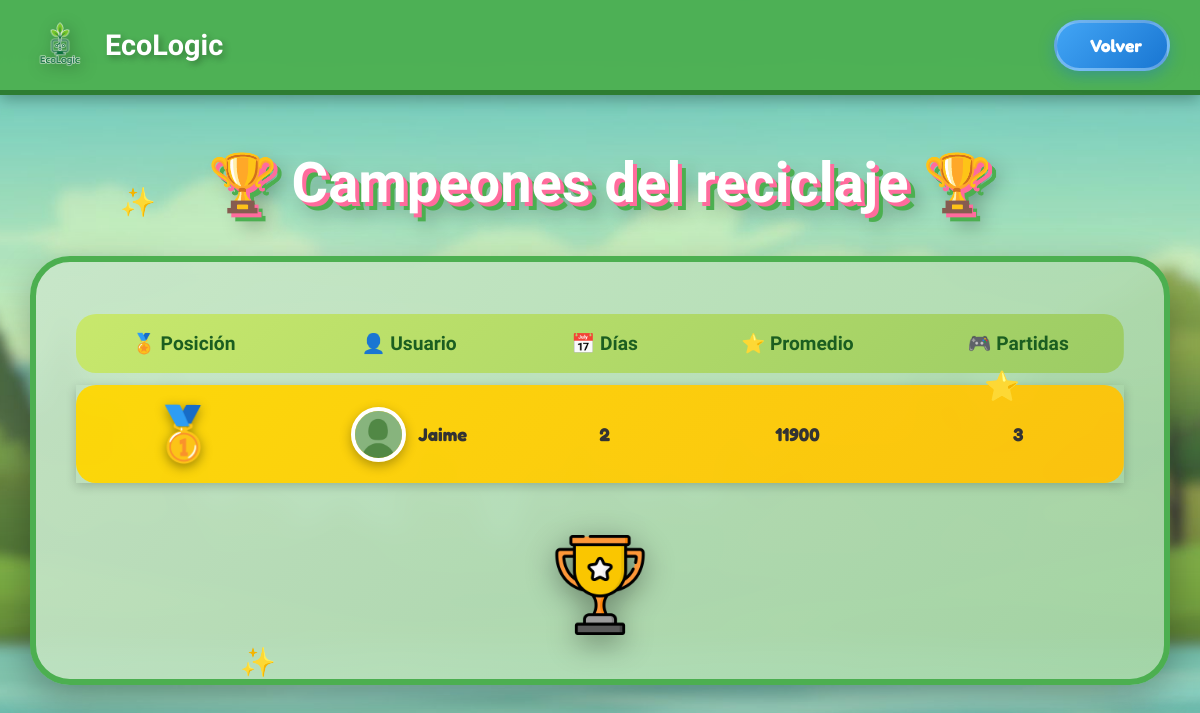
The app's page /recycler/leaderboards/, older data.
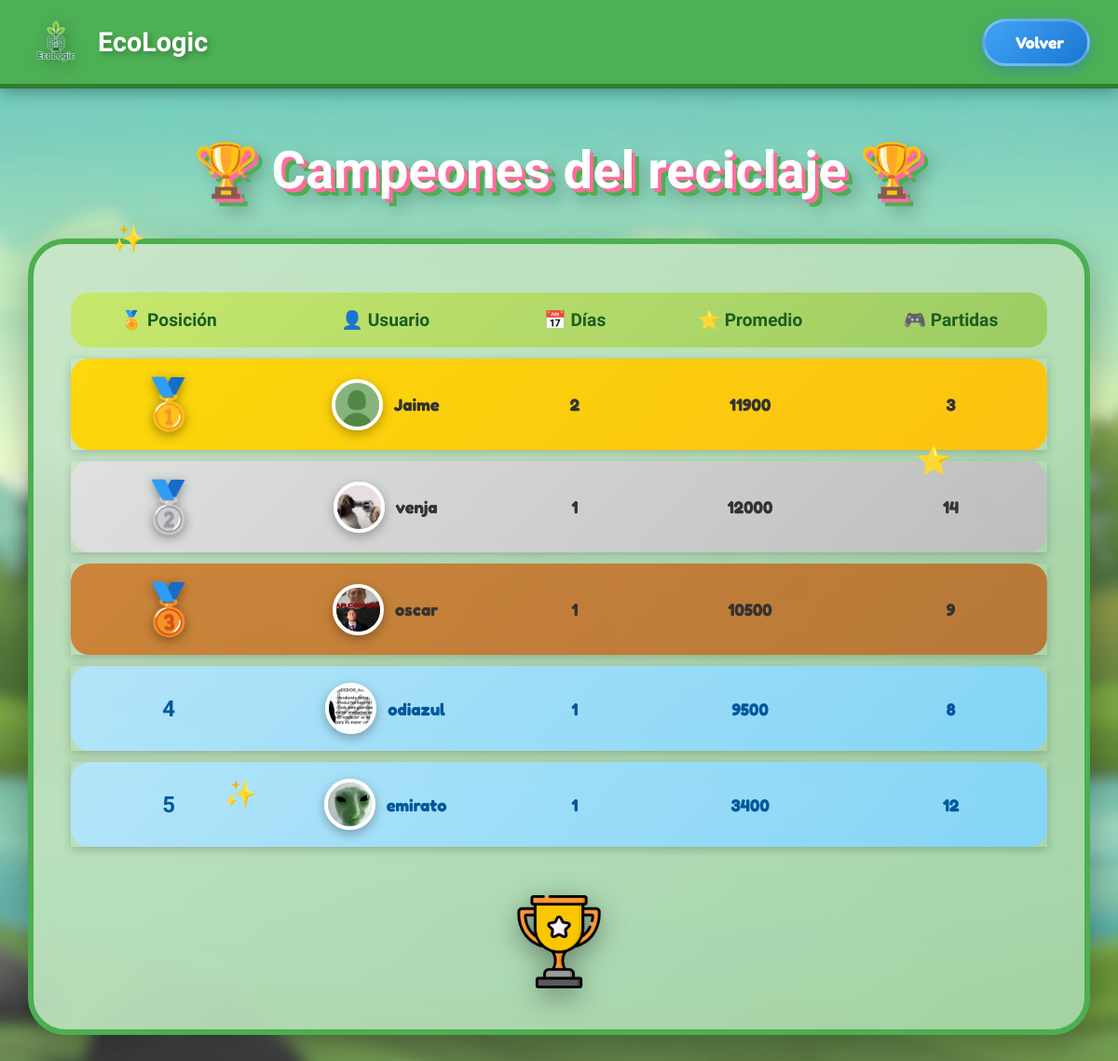
The same page, newer data.
### accounts/models.py (models this page shows, shortened)
class UserStats(models.Model):
    user = models.OneToOneField(User, on_delete=models.CASCADE, related_name='stats')
    total_score = models.IntegerField(default=0)
    games_played = models.IntegerField(default=0)
    consecutive_days = models.IntegerField(default=0)
    avg_score = models.IntegerField(default=0)
    last_play_date = models.DateField(null=True, blank=True)

class Profile(models.Model):
    user = models.OneToOneField(User, on_delete=models.CASCADE)
    image = models.ImageField(upload_to=nombre_imagen_personalizado, null=True, blank=True)
    thumbnail = models.ImageField(upload_to=nombre_imagen_personalizado, null=True, blank=True)

### Recycler/views.py (the view)
# urls.py: path('leaderboards/', views.leaderboard_view, name='leaderboard'),
def leaderboard_view(request):
    jugadores = UserStats.objects.filter(games_played__gte=3).select_related('user__profile').order_by("-consecutive_days", "-avg_score")[:100]
    return render(request, "leaderboard.html", {"jugadores": jugadores})

### Recycler/templates/leaderboard.html (shortened to what this page needs)
{% load static %}
<!DOCTYPE html>
<html lang="es">
<head>
</head>
<body>
    <div class="sparkle sparkle1">✨</div>
    <div class="sparkle sparkle2">⭐</div>
    <div class="sparkle sparkle3">✨</div>
    <div class="header">
        <a href="{% url 'home' %}" class="logo-header">
            <img src="/static/icons/logo_ecologic.png" alt="EcoLogic">
            <h1>EcoLogic</h1>
        </a>
        <a href="{% url 'recycler' %}" class="back-btn">
            <span>Volver</span>
        </a>
    </div>
    <div class="container">
        <div class="main-title">
            <h1>🏆 Campeones del reciclaje 🏆</h1>
        </div>
        <div class="leaderboard-card">
            <table>
                <thead>
                    <tr>
                        <th>🏅 Posición</th>
                        <th>👤 Usuario</th>
                        <th>📅 Días</th>
                        <th>⭐ Promedio</th>
                        <th>🎮 Partidas</th>
                    </tr>
                </thead>
                <tbody>
                    {% for j in jugadores %}
                    <tr>
                        <td class="position">
                            {% if forloop.counter == 1 %}
                                <span class="medal">🥇</span>
                            {% elif forloop.counter == 2 %}
                                <span class="medal">🥈</span>
                            {% elif forloop.counter == 3 %}
                                <span class="medal">🥉</span>
                            {% else %}
                                {{ forloop.counter }}
                            {% endif %}
                        </td>
                        <td>
                            <div class="user-cell">
                                {% if j.user.profile.thumbnail %}
                                    <img src="{{ j.user.profile.thumbnail.url }}" alt="{{ j.user.username }}" class="profile-thumbnail">
                                {% else %}
                                    <img src="/static/icons/default_user.jpeg" alt="{{ j.user.username }}" class="profile-thumbnail">
                                {% endif %}
                                <span>{{ j.user.username }}</span>
                            </div>
                        </td>
                        <td>{{ j.consecutive_days }}</td>
                        <td>{{ j.avg_score }}</td>
                        <td>{{ j.games_played }}</td>
                    </tr>
                    {% empty %}
                    <tr>
                        <td colspan="5" style="padding: 50px; text-align: center; font-size: 1.2em;">
                            No hay jugadores en el ranking aún. ¡Sé el primero en jugar! 🎯
                        </td>
                    </tr>
                    {% endfor %}
                </tbody>
            </table>
            <div class="trophy-container">
                <img src="/static/icons/trophy.png" alt="Trofeo" class="trophy-img">
            </div>
        </div>
    </div>
</body>
</html>

### Recycler/templates/leaderboard.html (style rules this page uses)
* { margin: 0; padding: 0; box-sizing: border-box; }
body { font-family: 'Fredoka', 'Comic Sans MS', cursive, sans-serif; background-image: url('/static/icons/game_bg.jpg'); background-size: cover; background-position: center; background-attachment: fixed; min-height: 100vh; position: relative; overflow-x: hidden; }
body::before { content: ''; position: fixed; top: 0; left: 0; right: 0; bottom: 0; background: rgba(255, 255, 255, 0.15); z-index: 0; pointer-events: none; }
.header { position: fixed; top: 0; left: 0; right: 0; background: rgba(76, 175, 80, 0.95); padding: 15px 30px; display: flex; align-items: center; justify-content: space-between; box-shadow: 0 4px 15px rgba(0,0,0,0.3); z-index: 1000; border-bottom: 5px solid #2E7D32; backdrop-filter: blur(10px); }
.logo-header { display: flex; align-items: center; gap: 15px; text-decoration: none; transition: transform 0.3s; }
.logo-header img { width: 60px; height: auto; filter: drop-shadow(3px 3px 8px rgba(0,0,0,0.3)); }
.logo-header h1 { font-family: 'Baloo 2', cursive; font-size: 1.8em; color: white; text-shadow: 3px 3px 6px rgba(0,0,0,0.3); }
.back-btn { background: linear-gradient(135deg, #42A5F5 0%, #1976D2 100%); color: white; padding: 12px 25px; border-radius: 50px; text-decoration: none; font-size: 1.1em; font-weight: 700; box-shadow: 0 5px 15px rgba(25, 118, 210, 0.4); transition: all 0.3s; border: 3px solid rgba(255, 255, 255, 0.3); display: flex; align-items: center; gap: 8px; }
.container { max-width: 1200px; margin: 120px auto 50px; padding: 30px; position: relative; z-index: 1; }
.main-title { text-align: center; margin-bottom: 40px; }
.main-title h1 { font-family: 'Baloo 2', cursive; font-size: 3.5em; color: #ffffffff; text-shadow: 4px 4px 0 #FF6B9D, 8px 8px 0 #4CAF50, 12px 12px 20px rgba(0,0,0,0.3); animation: wiggle 2s infinite ease-in-out; }
.leaderboard-card { background: linear-gradient(135deg, rgba(200, 230, 201, 0.95) 0%, rgba(165, 214, 167, 0.95) 100%); border-radius: 40px; padding: 40px; box-shadow: 0 15px 40px rgba(0,0,0,0.3); border: 6px solid #4CAF50; backdrop-filter: blur(10px); }
table { width: 100%; border-collapse: separate; border-spacing: 0 12px; }
thead tr { background: linear-gradient(135deg, #C8E86C 0%, #9CCC65 100%); }
th { padding: 18px 15px; text-align: center; color: #1B5E20; font-weight: 800; font-size: 1.2em; font-family: 'Baloo 2', cursive; }
thead tr th:first-child { border-radius: 20px 0 0 20px; }
thead tr th:last-child { border-radius: 0 20px 20px 0; }
tbody tr { background: linear-gradient(135deg, rgba(179, 229, 252, 0.95) 0%, rgba(129, 212, 250, 0.95) 100%); transition: all 0.3s; box-shadow: 0 3px 10px rgba(0,0,0,0.2); }
tbody tr:nth-child(1) { background: linear-gradient(135deg, rgba(255, 215, 0, 0.95) 0%, rgba(255, 193, 7, 0.95) 100%); }
tbody tr:nth-child(2) { background: linear-gradient(135deg, rgba(224, 224, 224, 0.95) 0%, rgba(189, 189, 189, 0.95) 100%); }
tbody tr:nth-child(3) { background: linear-gradient(135deg, rgba(205, 127, 50, 0.95) 0%, rgba(184, 115, 51, 0.95) 100%); }
td { padding: 18px 15px; text-align: center; color: #01579B; font-weight: 700; font-size: 1.15em; }
tbody tr:nth-child(1) td, tbody tr:nth-child(2) td, tbody tr:nth-child(3) td { color: #333; }
tbody tr td:first-child { border-radius: 20px 0 0 20px; }
tbody tr td:last-child { border-radius: 0 20px 20px 0; }
.user-cell { display: flex; align-items: center; justify-content: center; gap: 12px; }
.profile-thumbnail { width: 55px; height: 55px; border-radius: 50%; object-fit: cover; border: 4px solid white; box-shadow: 0 4px 12px rgba(0,0,0,0.3); }
.position { font-size: 1.5em; font-weight: 800; font-family: 'Baloo 2', cursive; }
.medal { font-size: 2.2em; filter: drop-shadow(0 3px 6px rgba(0,0,0,0.4)); animation: bounce 2s infinite; }
.trophy-container { text-align: center; margin-top: 40px; animation: floatTrophy 3s infinite ease-in-out; }
.trophy-img { width: 100px; height: auto; filter: drop-shadow(0 8px 15px rgba(0,0,0,0.4)); }
.sparkle { position: fixed; font-size: 1.8em; animation: sparkle 3s infinite ease-in-out; pointer-events: none; z-index: 5; }
.sparkle1 { top: 20%; left: 10%; animation-delay: 0s; }
.sparkle2 { top: 40%; right: 15%; animation-delay: 1s; }
.sparkle3 { top: 70%; left: 20%; animation-delay: 2s; }

Row changes from the older to the newer data that the page shows:
added UserStats: user.profile.thumbnail (picture), user.username "venja", consecutive_days "1", avg_score "12000", games_played "14"
added UserStats: user.profile.thumbnail (picture), user.username "oscar", consecutive_days "1", avg_score "10500", games_played "9"
added UserStats: user.profile.thumbnail (picture), user.username "odiazul", consecutive_days "1", avg_score "9500", games_played "8"
added UserStats: user.profile.thumbnail (picture), user.username "emirato", consecutive_days "1", avg_score "3400", games_played "12"
